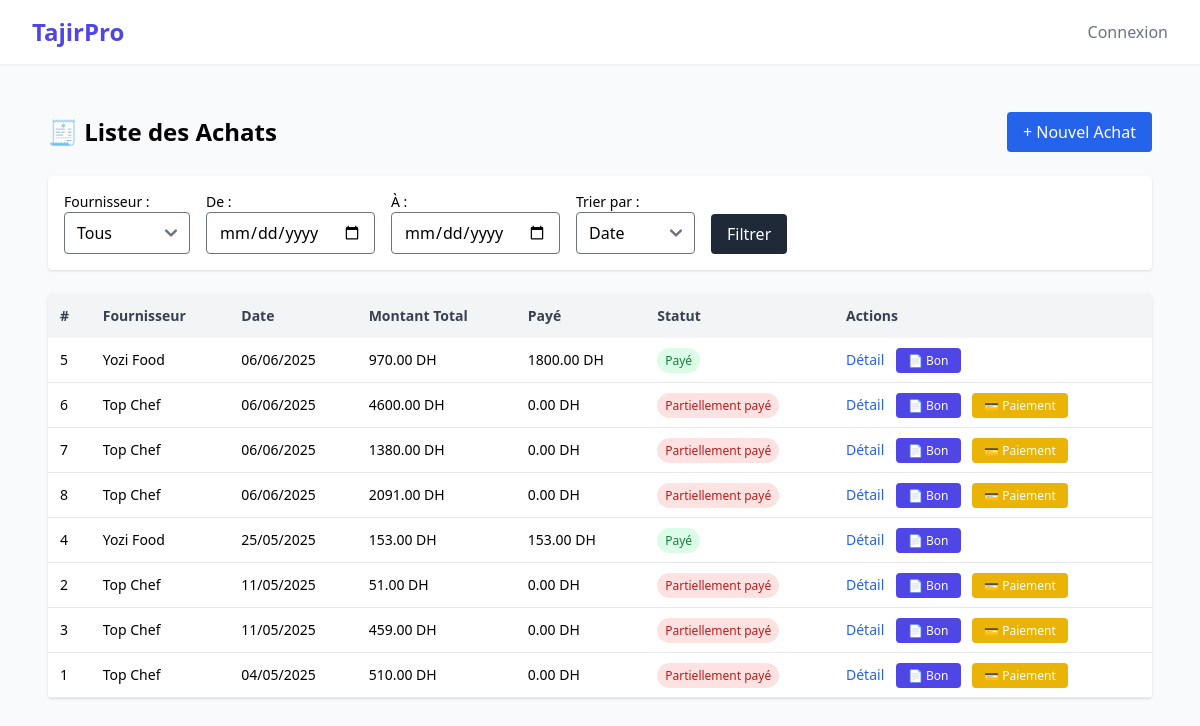
Before: /purchases/ with the older database file.
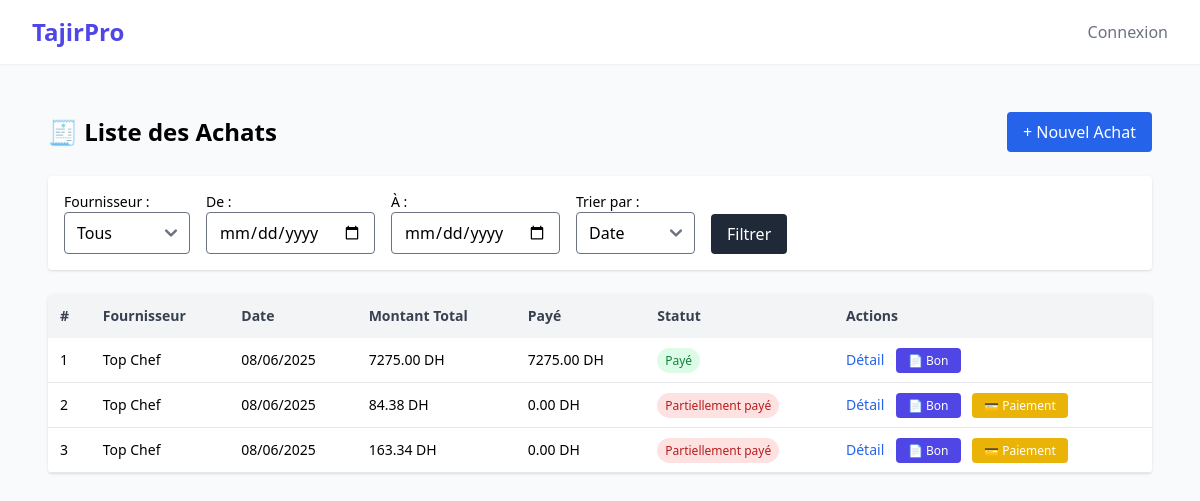
After: the same page with the newer database file.
### purchases/models.py (models this page shows, shortened)
class Purchase(models.Model):
    supplier = models.ForeignKey("suppliers.Supplier", on_delete=models.CASCADE, related_name="purchases")
    date = models.DateField(auto_now_add=True)
    status = models.CharField(max_length=20, choices=[
        ("draft", "Brouillon"),
        ("ordered", "Commandé"),
        ("received", "Reçu"),
        ("cancelled", "Annulé"),
    ], default="ordered")
    total_amount = models.DecimalField(max_digits=10, decimal_places=2, default=0)
    amount_paid = models.DecimalField(max_digits=10, decimal_places=2, default=0)
    notes = models.TextField(blank=True, null=True)
    due_date = models.DateField(default=default_due_date)

### suppliers/models.py (models this page shows, shortened)
class Supplier(models.Model):
    name = models.CharField(max_length=255)
    email = models.EmailField(blank=True, null=True)
    phone = models.CharField(max_length=50, blank=True, null=True)
    address = models.TextField(blank=True, null=True)
    created_at = models.DateTimeField(auto_now_add=True)

### purchases/views.py (the view)
# urls.py: path('', views.purchase_list_view, name='purchase_list'),
def purchase_list_view(request):
    purchases = Purchase.objects.select_related('supplier').all()
    suppliers = Supplier.objects.all()
    supplier_id = request.GET.get('supplier')
    start_date = request.GET.get('start_date')
    end_date = request.GET.get('end_date')
    if supplier_id:
        purchases = purchases.filter(supplier_id=supplier_id)
    if start_date:
        try:
            purchases = purchases.filter(date__gte=datetime.strptime(start_date, "%Y-%m-%d"))
        except:
            pass
    if end_date:
        try:
            purchases = purchases.filter(date__lte=datetime.strptime(end_date, "%Y-%m-%d"))
        except:
            pass
    sort = request.GET.get('sort')
    if sort == 'montant':
        purchases = purchases.order_by('-total_amount')
    elif sort == 'statut':
        purchases = purchases.annotate(
            is_paid=F('amount_paid') >= F('total_amount')
        ).order_by('-is_paid')
    else:
        purchases = purchases.order_by('-date')
    return render(request, 'purchases/purchase_list.html', {
        'purchases': purchases,
        'suppliers': suppliers,
        'filters': {
            'supplier': supplier_id,
            'start_date': start_date,
            'end_date': end_date,
            'sort': sort,
        }
    })

### purchases/templates/purchases/purchase_list.html (shortened to what this page needs)
{% extends "base.html" %}
{% block content %}
<div class="max-w-6xl mx-auto px-4 py-6">
  <div class="flex justify-between items-center mb-6">
    <h1 class="text-2xl font-bold">🧾 Liste des Achats</h1>
    <a href="{% url 'purchases:purchase_create' %}" class="px-4 py-2 bg-blue-600 text-white rounded hover:bg-blue-700">
      + Nouvel Achat
    </a>
  </div>
  <form method="get" class="bg-white p-4 rounded shadow mb-6 flex flex-wrap gap-4 items-end">
    <div>
      <label class="block text-sm font-medium">Fournisseur :</label>
      <select name="supplier" class="border rounded px-3 py-2">
        <option value="">Tous</option>
      </select>
    </div>
    <div>
      <label class="block text-sm font-medium">De :</label>
      <input type="date" name="start_date" value="{{ filters.start_date }}" class="border rounded px-3 py-2">
    </div>
    <div>
      <label class="block text-sm font-medium">À :</label>
      <input type="date" name="end_date" value="{{ filters.end_date }}" class="border rounded px-3 py-2">
    </div>
    <div>
      <label class="block text-sm font-medium">Trier par :</label>
      <select name="sort" class="border rounded px-3 py-2">
        <option value="">Date</option>
      </select>
    </div>
    <button type="submit" class="mt-1 bg-gray-800 text-white px-4 py-2 rounded hover:bg-black">Filtrer</button>
  </form>
  <div class="bg-white shadow rounded overflow-x-auto">
    <table class="min-w-full table-auto text-sm">
      <thead class="bg-gray-100 text-left font-medium text-gray-700">
        <tr>
          <th class="p-3">#</th>
          <th class="p-3">Fournisseur</th>
          <th class="p-3">Date</th>
          <th class="p-3">Montant Total</th>
          <th class="p-3">Payé</th>
          <th class="p-3">Statut</th>
          <th class="p-3">Actions</th>
        </tr>
      </thead>
      <tbody>
        {% for purchase in purchases %}
        <tr class="border-b hover:bg-gray-50">
          <td class="p-3">{{ purchase.id }}</td>
          <td class="p-3">{{ purchase.supplier.name }}</td>
          <td class="p-3">{{ purchase.date|date:"d/m/Y" }}</td>
          <td class="p-3">{{ purchase.total_amount }} DH</td>
          <td class="p-3">{{ purchase.amount_paid }} DH</td>
          <td class="p-3">
            {% if purchase.amount_paid >= purchase.total_amount %}
              <span class="text-xs bg-green-100 text-green-700 px-2 py-1 rounded-full">Payé</span>
            {% else %}
              <span class="text-xs bg-red-100 text-red-700 px-2 py-1 rounded-full">Partiellement payé</span>
            {% endif %}
          </td>
          <td class="p-3 space-x-2">
            <a href="{% url 'purchases:purchase_detail' purchase.pk %}" class="text-blue-600 hover:underline">Détail</a>
            <a href="{% url 'purchases:purchase_order_pdf' purchase.id %}" target="_blank"
               class="bg-indigo-600 text-white text-xs px-3 py-1 rounded hover:bg-indigo-700">📄 Bon</a>
            {% if purchase.amount_paid < purchase.total_amount %}
            <a href="{% url 'purchases:add_supplier_payment' purchase.pk %}"
               class="bg-yellow-500 text-white text-xs px-3 py-1 rounded hover:bg-yellow-600">💳 Paiement</a>
            {% endif %}
          </td>
        </tr>
        {% empty %}
        <tr>
          <td colspan="7" class="p-4 text-center text-gray-500">Aucun achat trouvé.</td>
        </tr>
        {% endfor %}
      </tbody>
    </table>
  </div>
</div>
{% endblock %}

Changed rows visible on the page:
removed Purchase: id "5", supplier.name "Yozi Food", date "06/06/2025", total_amount "970.00", amount_paid "1800.00", shows "Payé"
removed Purchase: id "6", supplier.name "Top Chef", date "06/06/2025", total_amount "4600.00", amount_paid "0.00", shows "Partiellement payé", shows "💳 Paiement"
removed Purchase: id "7", supplier.name "Top Chef", date "06/06/2025", total_amount "1380.00", amount_paid "0.00", shows "Partiellement payé", shows "💳 Paiement"
removed Purchase: id "8", supplier.name "Top Chef", date "06/06/2025", total_amount "2091.00", amount_paid "0.00", shows "Partiellement payé", shows "💳 Paiement"
removed Purchase: id "4", supplier.name "Yozi Food", date "25/05/2025", total_amount "153.00", amount_paid "153.00", shows "Payé"
changed Purchase id 1: date "04/05/2025" → "08/06/2025"; total_amount "510.00" → "7275.00"; amount_paid "0.00" → "7275.00"; amount_paid "Partiellement payé 💳 Paiement" → "Payé"; moves up the list
changed Purchase id 2: date "11/05/2025" → "08/06/2025"; total_amount "51.00" → "84.38"
changed Purchase id 3: date "11/05/2025" → "08/06/2025"; total_amount "459.00" → "163.34"
